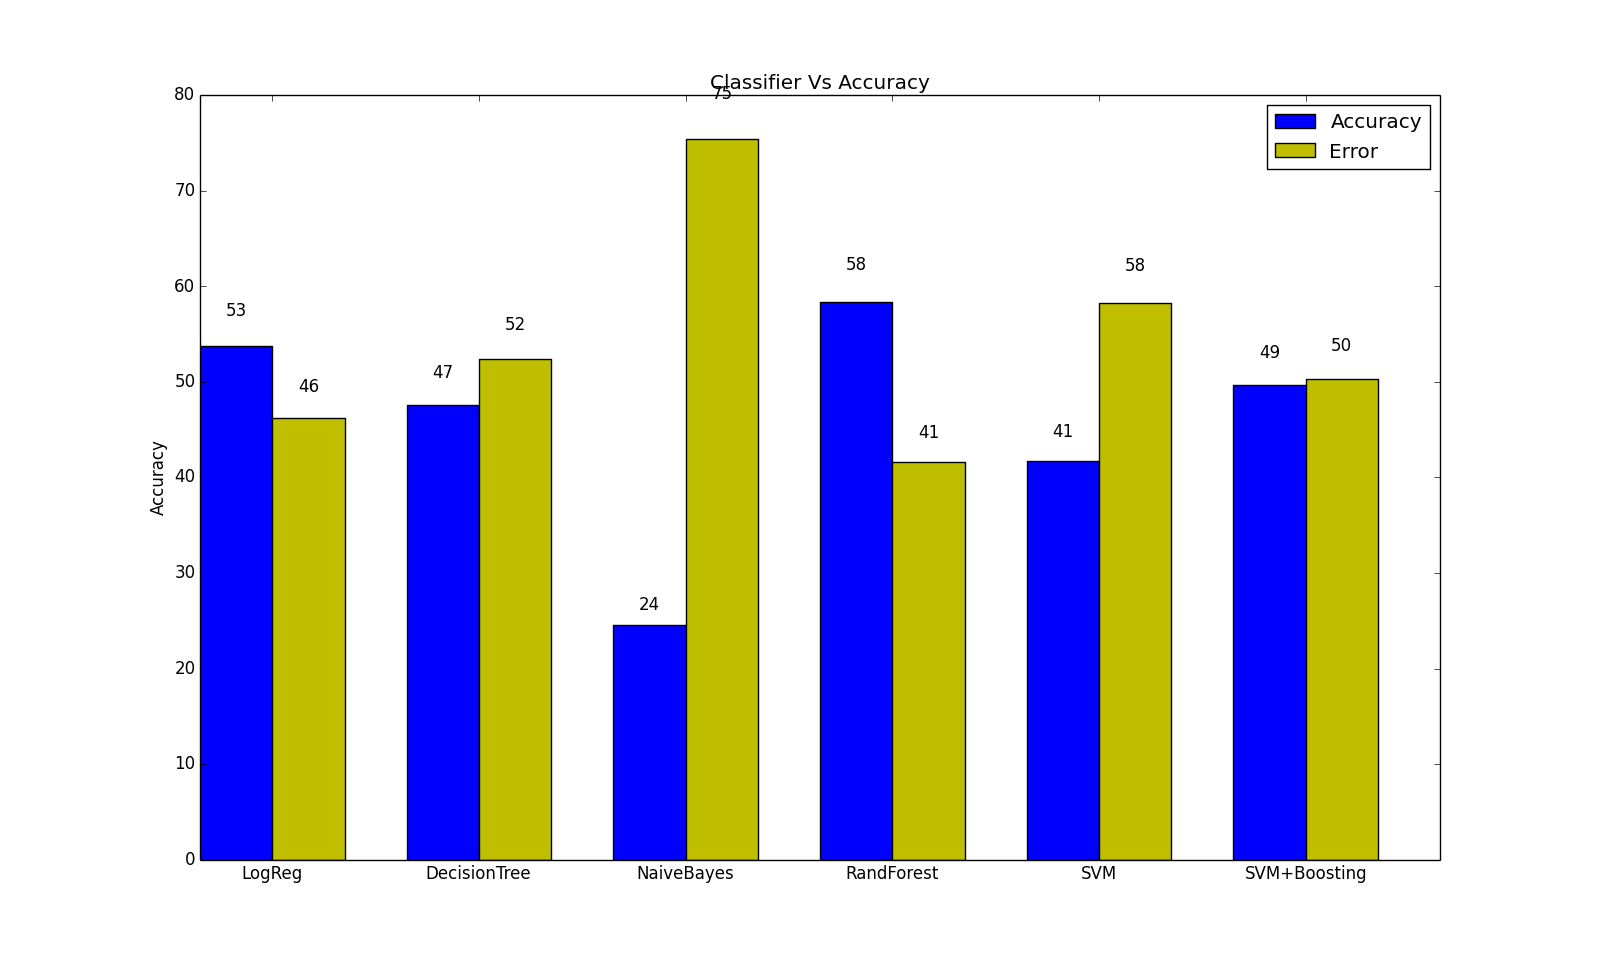

Recreate this plot in Python.
import numpy as np
import matplotlib.pyplot as plt

N = 6
Accuracy = (53.76,47.58,24.52,58.37,41.73,49.64)
Error = (100 - 53.76,100 - 47.58,100 - 24.52,100 - 58.37,100 - 41.73,100 - 49.64)
ind = np.arange(N)  # the x locations for the groups
width = 0.35       # the width of the bars

fig, ax = plt.subplots()
rects1 = ax.bar(ind, Accuracy, width, color='b')
rects2 = ax.bar(ind + width, Error, width, color='y')

# add some text for labels, title and axes ticks
ax.set_ylabel('Accuracy')
ax.set_title('Classifier Vs Accuracy')
ax.set_xticks(ind+width)
ax.set_xticklabels(('LogReg', 'DecisionTree', 'NaiveBayes', 'RandForest', 'SVM', 'SVM+Boosting'))
ax.legend((rects1[0], rects2[0]), ('Accuracy', 'Error'))


def autolabel(rects):
    # attach some text labels
    for rect in rects:
        height = rect.get_height()
        ax.text(rect.get_x() + rect.get_width()/2., 1.05*height,
                '%d' % int(height),
                ha='center', va='bottom')

autolabel(rects1)
autolabel(rects2)

plt.show()
